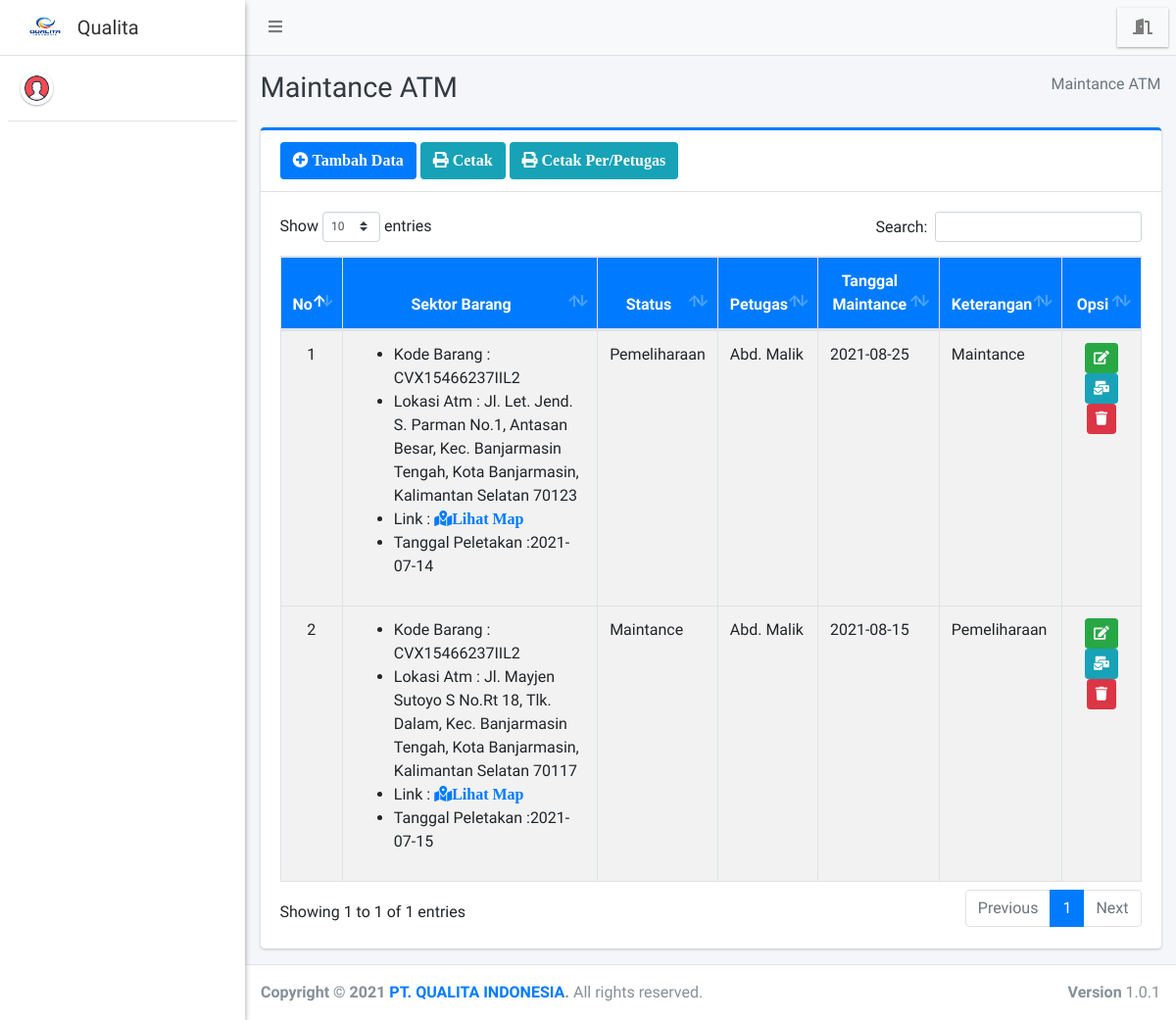
The page /admin/maintance/index.php on the database its author committed.
### tables this page shows
CREATE TABLE `maintance` (
  `id_maintance` int(11) NOT NULL,
  `id_sektoratm` int(11) NOT NULL,
  `status_maintance` varchar(75) NOT NULL,
  `id_petugas` int(11) DEFAULT NULL,
  `tgl_maintance` varchar(150) DEFAULT NULL,
  `keterangan` varchar(255) DEFAULT NULL
);

CREATE TABLE `barang` (
  `kode_barang` varchar(35) NOT NULL,
  `nama_barang` varchar(100) NOT NULL,
  `tahun_produksi` varchar(25) NOT NULL,
  `lokasi_produksi` varchar(100) NOT NULL
);

CREATE TABLE `sektor_atm` (
  `id_sektoratm` int(11) NOT NULL,
  `kode_barang` varchar(35) NOT NULL,
  `bank` varchar(150) NOT NULL,
  `kecamatan` varchar(40) NOT NULL,
  `lokasi_atm` varchar(255) NOT NULL,
  `link_gmap` text NOT NULL,
  `tgl_peletakan` varchar(25) NOT NULL,
  `status` varchar(75) NOT NULL
);

CREATE TABLE `petugas` (
  `id_petugas` int(11) NOT NULL,
  `nama_petugas` varchar(255) NOT NULL,
  `email` varchar(255) NOT NULL
);

### admin/maintance/index.php (the view, shortened to what this page needs)
<?php
require '../../config/koneksi.php';
?>
<!DOCTYPE html>
<html>
<?php
include '../../templates/head.php';
?>
<body class="hold-transition sidebar-mini layout-fixed">
    <div class="wrapper">
        <?php
        include '../../templates/navbar.php';
        ?>
        <?php
        include '../../templates/sidebar.php';
        ?>
        <div class="content-wrapper">
            <div class="content-header">
                <div class="container-fluid">
                    <div class="row mb-2">
                        <div class="col-sm-6">
                            <h1 class="m-0 text-dark">Maintance ATM</h1>
                        </div>
                        <div class="col-sm-6">
                            <ol class="breadcrumb float-sm-right">
                                <li class="breadcrumb-item active">Maintance ATM</li>
                            </ol>
                        </div>
                    </div>
                </div>
            </div>
            <section class="content">
                <div class="container-fluid">
                    <div class="row">
                        <div class="col-12">
                            <div class="card card-primary card-outline">
                                <div class="card-header">
                                    <a href="tambah" class="btn bg-blue"><i class="fa fa-plus-circle"> Tambah Data</i></a>
                                    <a href="print" target="blank" class="btn bg-info"><i class="fa fa-print"> Cetak</i></a>
                                    <a href="#" data-toggle="modal" data-target="#modal_print" class="btn bg-info"><i class="fa fa-print"> Cetak Per/Petugas</i></a>
                                </div>
                                <div class="card-body">
                                    <div class="table-responsive">
                                        <table id="example1" class="table table-bordered table-striped">
                                            <thead class="bg-blue">
                                                <tr align="center">
                                                    <th>No</th>
                                                    <th>Sektor Barang</th>
                                                    <th>Status</th>
                                                    <th>Petugas</th>
                                                    <th>Tanggal Maintance</th>
                                                    <th>Keterangan</th>
                                                    <th>Opsi</th>
                                                </tr>
                                            </thead>
                                            <?php
                                            $no = 1;
                                            $data = $koneksi->query("SELECT * FROM maintance AS m
                                            LEFT JOIN sektor_atm AS sa ON m.id_sektoratm = sa.id_sektoratm
                                            LEFT JOIN barang AS b ON sa.kode_barang = b.kode_barang
                                            LEFT JOIN petugas AS p ON m.id_petugas = p.id_petugas
                                            ORDER BY m.id_maintance DESC");
                                            while ($row = $data->fetch_array()) {
                                            ?>
                                                <tbody style="background-color: white">
                                                    <tr>
                                                        <td align="center"><?= $no++ ?></td>
                                                        <td>
                                                            <ul>
                                                                <li>Kode Barang : <?= $row['kode_barang'] ?></li>
                                                                <li>Lokasi Atm : <?= $row['lokasi_atm'] ?></li>
                                                                <li>Link : <a href="<?= $row['link_gmap'] ?>" target="blank" class="fa fa-map-marked-alt">Lihat Map</a> </li>
                                                                <li>Tanggal Peletakan :<?= $row['tgl_peletakan'] ?></li>
                                                            </ul>
                                                       </td>
                                                        <td><?= $row['status_maintance'] ?></td>
                                                        <td><?= $row['nama_petugas'] ?></td>
                                                        <td><?= $row['tgl_maintance'] ?></td>
                                                        <td><?= $row['keterangan'] ?></td>
                                                        <td align="center">
                                                            <a href="edit?id=<?= $row['id_maintance'] ?>" class="btn btn-success btn-sm" title="Edit"><i class="fa fa-edit"></i></a>
                                                            <a href="index?id=<?= $row['id_maintance'] ?>" class="btn btn-info btn-sm" title="Kirim"><i class="fa fa-mail-bulk"></i></a>
                                                            <a href="hapus?id=<?= $row['id_maintance'] ?>" class="btn btn-danger btn-sm alert-hapus" title="Hapus"><i class="fa fa-trash"></i></a>
                                                        </td>
                                                    </tr>
                                                </tbody>
                                            <?php } ?>
                                        </table>
                                    </div>
                                </div>
                            </div>
                        </div>
                    </div>
                </div>
            </section>
        </div>
        <?php include_once "../../templates/footer.php"; ?>
    </div>
</body>
</html>

### rows shown on the page
maintance: barang.kode_barang "CVX15466237IIL2", id_sektoratm.lokasi_atm "Jl. Let. Jend. S. Parman No.1, Antasan Besar, Kec. Banjarmasin Tengah, Kota Banjarmasin, Kalimantan Selatan 70123", id_sektoratm.tgl_peletakan "2021-07-14", status_maintance "Pemeliharaan", id_petugas.nama_petugas "Abd. Malik", tgl_maintance "2021-08-25", keterangan "Maintance"
maintance: barang.kode_barang "CVX15466237IIL2", id_sektoratm.lokasi_atm "Jl. Mayjen Sutoyo S No.Rt 18, Tlk. Dalam, Kec. Banjarmasin Tengah, Kota Banjarmasin, Kalimantan Selatan 70117", id_sektoratm.tgl_peletakan "2021-07-15", status_maintance "Maintance", id_petugas.nama_petugas "Abd. Malik", tgl_maintance "2021-08-15", keterangan "Pemeliharaan"
